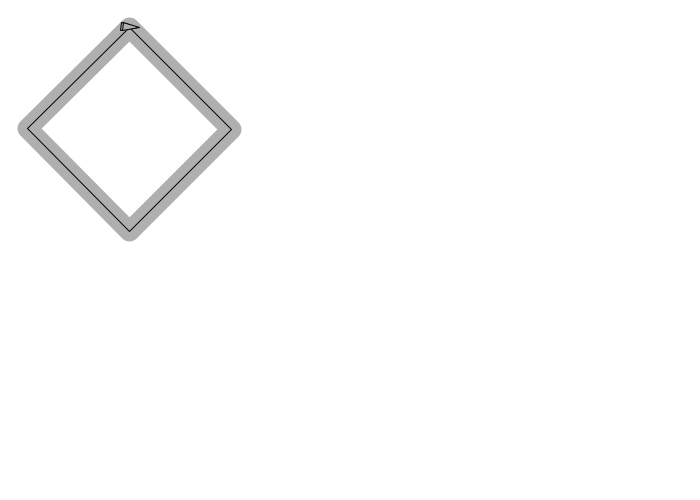
Frame 1 (no input)
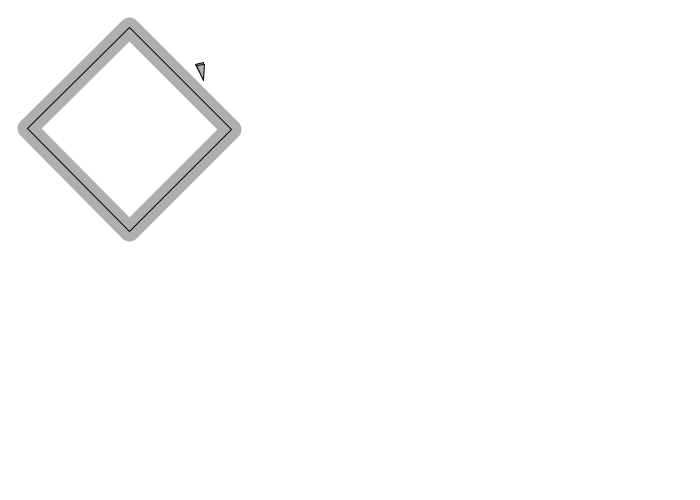
Frame 60 (the mouse pressed at the canvas centre just before this capture)
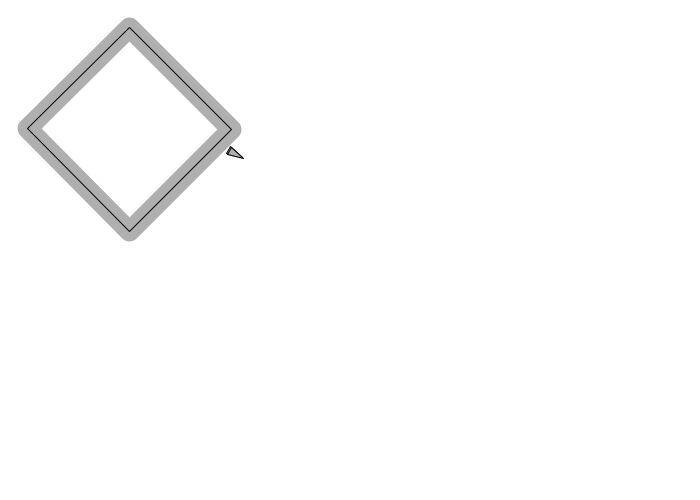
Frame 120 (the mouse held since frame 60 and released just before this capture)

The Processing sketch that drew these frames (run headless with seeded random() and noise(); from frame 60 on, the mouse is pressed at the canvas centre):

// Processing sketch: finalproj_test2
// ── finalproj_test2.pde
boolean debug = true;
Web web;

Spider spider;

void setup() {
  size(700,500);
  newWeb();
  spider = new Spider(new PVector(27 + 512/5, 27), 2, 0.04);
}

void draw() {
  background(255);
  web.display();
  spider.display();
  spider.follow(web);
  spider.run();
}

void newWeb() {
  web = new Web();
  web.addPoint(27 + 512/5 , 27);
  web.addPoint(27 + 512/2.5, 27 + 512/5);
  web.addPoint(27 + 512/5, 27 + 512/2.5);
  web.addPoint(27 , 26 + 512/5);
}

// ── path.pde
class Web {
  ArrayList<PVector> points;
  float radius;

  Web() {
    // Arbitrary radius of 20
    radius = 10;
    points = new ArrayList<PVector>();
  }

  // Add a point to the path
  void addPoint(float x, float y) {
    PVector point = new PVector(x, y);
    points.add(point);
  }
  
  PVector getStart() {
     return points.get(0);
  }

  PVector getEnd() {
     return points.get(points.size()-1);
  }

  void display() {
    strokeJoin(ROUND);
    stroke(175);
    strokeWeight(radius*2);
    noFill();
    beginShape();
    for (PVector v : points) {
      vertex(v.x, v.y);
    }
    endShape(CLOSE);
    stroke(0);
    strokeWeight(1);
    noFill();
    beginShape();
    for (PVector v : points) {
      vertex(v.x, v.y);
    }
    endShape(CLOSE);
  }
}

// ── vehicle.pde
class Spider {
  PVector pos;
  PVector vel;
  PVector acceleration;
  float r;
  float maxforce;
  float maxspeed;

  Spider( PVector l, float ms, float mf) {
    pos = l.get();
    r = 4.0;
    maxspeed = ms;
    maxforce = mf;
    acceleration = new PVector(0, 0);
    vel = new PVector(maxspeed, 0);
  }

  void run() {
    update();
    display();
  }

  void follow(Web w) {
    PVector predict = vel.get();
    predict.normalize();
    predict.mult(10);
    PVector predictpos = PVector.add(pos, predict);
    PVector normal = null;
    PVector target = null;
    float worldRecord = 1000000;
    for (int i = 0; i < w.points.size()-1; i++) {
      PVector a = w.points.get(i);
      PVector b = w.points.get(i+1);
      PVector normalPoint = getNormalPoint(predictpos, a, b);
      if (normalPoint.x < a.x || normalPoint.x > b.x) {
        normalPoint = b.get();
      }

      float distance = PVector.dist(predictpos, normalPoint);
      if (distance < worldRecord) {
        worldRecord = distance;
        normal = normalPoint;
        PVector dir = PVector.sub(b, a);
        dir.normalize();
        dir.mult(10);
        target = normalPoint.get();
        target.add(dir);
      }
    }
    if (worldRecord > w.radius) {
      seek(target);
    }
  }

  PVector getNormalPoint(PVector p, PVector a, PVector b) {
    PVector ap = PVector.sub(p, a);
    PVector ab = PVector.sub(b, a);
    ab.normalize();
    ab.mult(ap.dot(ab));
    PVector normalPoint = PVector.add(a, ab);
    return normalPoint;
  }

  void update() {
    vel.add(acceleration);
    // Limit speed
    vel.limit(maxspeed);
    pos.add(vel);
    // Reset accelertion to 0 each cycle
    acceleration.mult(0);
  }

  void applyForce(PVector force) {
    // We could add mass here if we want A = F / M
    acceleration.add(force);
  }


  // A method that calculates and applies a steering force towards a target
  // STEER = DESIRED MINUS vel
  void seek(PVector target) {
    PVector desired = PVector.sub(target, pos);
    if (desired.mag() == 0) return;
    desired.normalize();
    desired.mult(maxspeed);
    PVector steer = PVector.sub(desired, vel);
    steer.limit(maxforce);
    applyForce(steer);
  }


  void display() {
    // Draw a triangle rotated in the direction of vel
    float theta = vel.heading2D() + radians(90);
    fill(175);
    stroke(0);
    pushMatrix();
    translate(pos.x, pos.y);
    rotate(theta);
    beginShape(PConstants.TRIANGLES);
    vertex(0, -r*2);
    vertex(-r, r*2);
    vertex(r, r*2);
    endShape();
    popMatrix();
  }

  // Wraparound
  //void borders(Path p) {
  //  if (pos.x > p.getEnd().x + r) {
  //    pos.x = p.getStart().x - r;
  //    pos.y = p.getStart().y + (pos.y-p.getEnd().y);
  //  }
  //}
}
